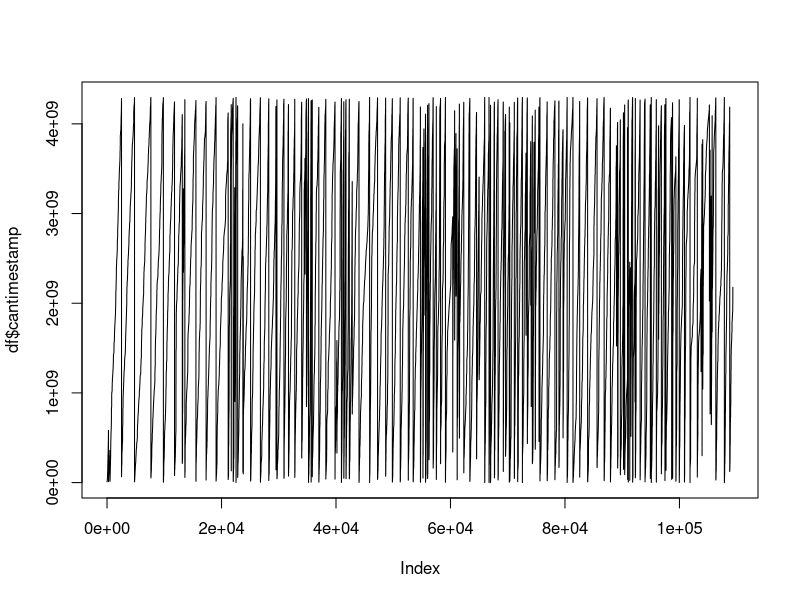
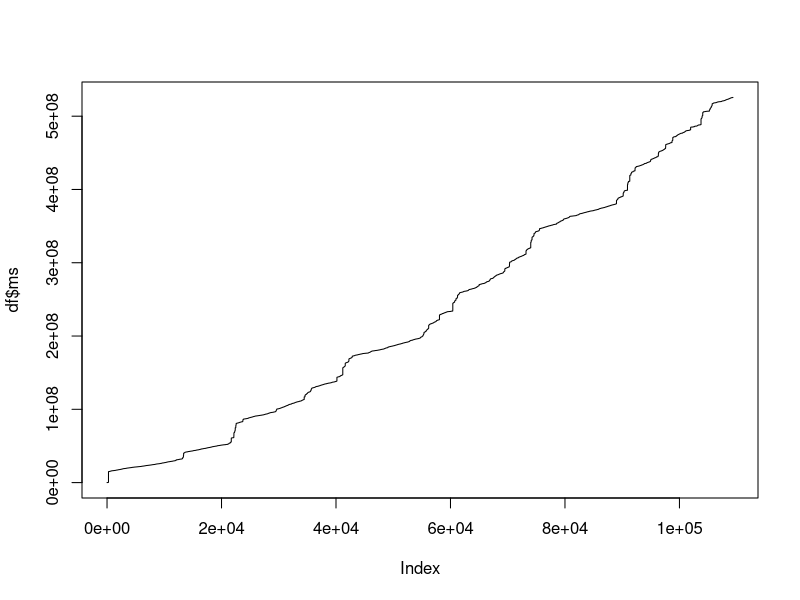
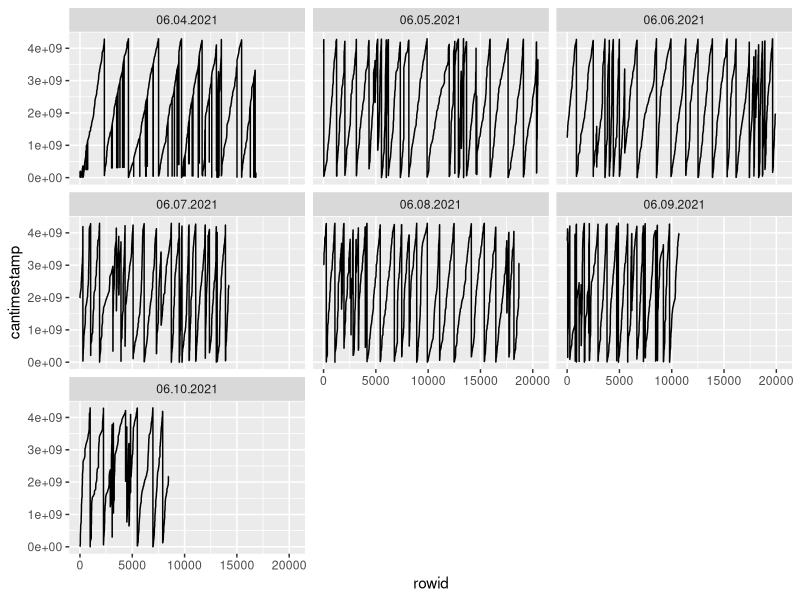

Generate these figures, in order, with R: (Note: this script raises an error after producing the figures.)
## ---- chunk 1
library(tidyverse)

## ---- chunk 2
df1 <- read_csv2("raw_data/Tracking/rawdata20210604.csv")
df2 <- read_csv2("raw_data/Tracking/rawdata20210605.csv")
df3 <- read_csv2("raw_data/Tracking/rawdata20210606.csv")
df4 <- read_csv2("raw_data/Tracking/rawdata20210607.csv")
df5 <- read_csv2("raw_data/Tracking/rawdata20210608.csv")
df6 <- read_csv2("raw_data/Tracking/rawdata20210609.csv")
df7 <- read_csv2("raw_data/Tracking/rawdata20210610.csv")
## ---- chunk 3
df <- rbind(df1, df2, df3, df4, df5, df6, df7)

df$data <- as.character(df$data)

df
## ---- chunk 4
df$date <- format(as.POSIXct(df$datetimestamp,format="%d.%m.%Y %H:%M:%S:%OS"),"%m.%d.%Y")
  
df$time <- sub("^\\S+\\s+", '', df$datetimestamp)

xx <- strsplit(df$time, split=":")

xx
xxx <- matrix(unlist(xx), ncol = 4, byrow = TRUE)
xxx[,1]
xxx[,2]
xxx[,3]
as.numeric(xxx[,4])

df$ms<-
  (3600000 * as.numeric(xxx[,1])) +
(60000 * as.numeric(xxx[,2])) +
(1000 * as.numeric(xxx[,3])) +
(1 * as.numeric(xxx[,4]))
## ---- chunk 5
day_1 <- df %>% filter(date == "06.04.2021")

  day_1$ms <- as.numeric(unlist(day_1$ms)) - 40089792

day_2 <- df %>% filter(date == "06.05.2021")

  day_2$ms <- (as.numeric(unlist(day_2$ms)) + (8.64e+7 * 1)) - 40089792

day_3 <- df %>% filter(date == "06.06.2021")

  day_3$ms <- (as.numeric(unlist(day_3$ms)) + (8.64e+7 * 2)) - 40089792

day_4 <- df %>% filter(date == "06.07.2021")

  day_4$ms <- (as.numeric(unlist(day_4$ms)) + (8.64e+7 * 3)) - 40089792

day_5 <- df %>% filter(date == "06.08.2021")

  day_5$ms <- (as.numeric(unlist(day_5$ms)) + (8.64e+7 * 4)) - 40089792
  
day_6 <- df %>% filter(date == "06.09.2021")

  day_6$ms <- (as.numeric(unlist(day_6$ms)) + (8.64e+7 * 5)) - 40089792

day_7 <- df %>% filter(date == "06.10.2021")

  day_7$ms <- (as.numeric(unlist(day_7$ms)) + (8.64e+7 * 6)) - 40089792

df <- rbind(day_1, day_2, day_3, day_4, day_5, day_6, day_7)

df$ms <- as.character(df$ms)

as.data.frame(df[37200:37300, ])
## ---- chunk 6
plot(df$cantimestamp, type = "l")
plot(df$ms, type = "l")

## ---- chunk 7
head(df)
df %>% 
  group_by(date) %>%
  arrange(ms) %>%
  mutate(rowid=row_number()) %>%
  ggplot(., aes(x=rowid, y=cantimestamp)) +
  geom_line() +
  facet_wrap(~date)
## ---- chunk 8
which(lead(df$cantimestamp)<df$cantimestamp) + 1 

drops <- df$ms[which(lead(df$cantimestamp)<df$cantimestamp) + 1 ]

drops <- as.data.frame(as.numeric(drops))
colnames(drops) <- c("delta_drops")

drops <- tail(drops, -1) - head(drops, -1)

drops
## ---- chunk 9
tube_errors <- function(df, pair1=c(1,2), pair2=c(3,4)){
  
  ids <- c(pair1,pair2)
  codes <- c("3","19", "17", "9")
  
  x <- codes[match(df$deviceid, ids)]
  
  row.inds <-
    c(intersect(which(x == "3"),which(lead(x) == "19" | lag(x) == "19")),
      intersect(which(x == "17"),which(lead(x) == "9" | lag(x) == "9"))
       )
  
  df$error <- FALSE
  df[row.inds,"error"]<-TRUE
  
  return(df)
  }

df <- as.data.frame(tube_errors(df, pair1 = c(3,19), pair2 = c(17,9)))

filter(df, error==TRUE)

## ---- chunk 10
df$row <- seq.int(nrow(df)) 

Match <- function(row) {
  subset(df, device == row$deviceid & 
                antenna == row$antennaID &
                ms > row$ms &
                is.na(data))[1, "ms"]
}

f <- function(x) df[c(sapply(1:nrow(x), function(i) c(x$ms[i], Match(x[i, ])))), ]
lapply(split(df, df$data), f)
